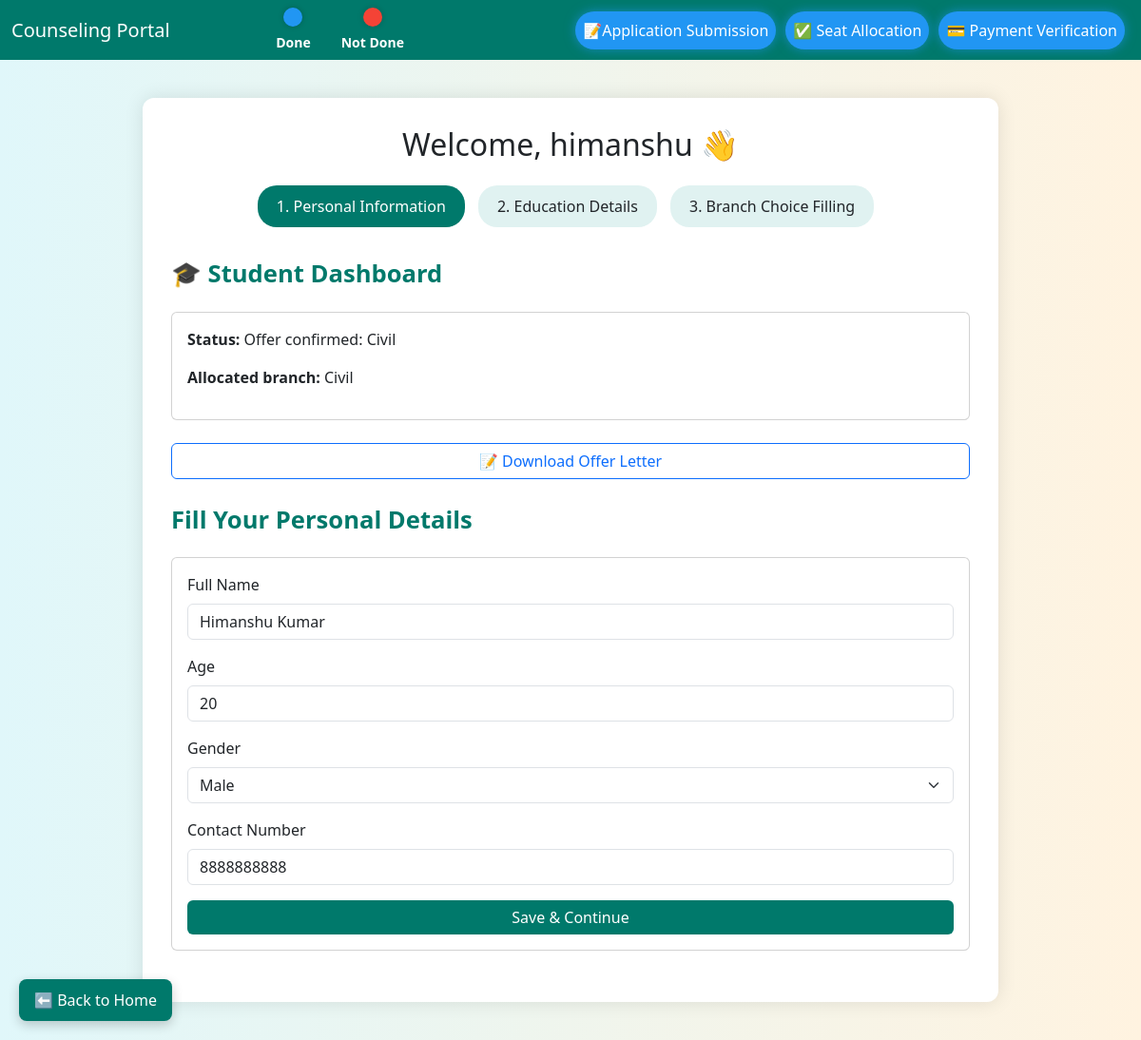
The app's page /student/dashboard/ (signed in) with its own data.
### SCP_PORTAL/models.py (models this page shows, shortened)
class StudentProfile(models.Model):
    user = models.OneToOneField(User, on_delete=models.CASCADE)
    full_name = models.CharField(max_length=100)
    age = models.PositiveIntegerField()
    gender = models.CharField(max_length=10)
    contact = models.CharField(max_length=15)
    school_10      = models.CharField(max_length=255, blank=True)
    tenth_board    = models.CharField(max_length=100, null=True, blank=True)
    year_10 = models.IntegerField(null=True, blank=True)
    maths_10 = models.IntegerField(null=True, blank=True)
    science_10 = models.IntegerField(null=True, blank=True)
    english_10 = models.IntegerField(null=True, blank=True)
    social_10 = models.IntegerField(null=True, blank=True)
    tenth_percentage = models.FloatField(null=True, blank=True)
    school_12       = models.CharField(max_length=255, blank=True)
    twelfth_board   = models.CharField(max_length=100, null=True, blank=True)
    twelfth_stream  = models.CharField(max_length=50, null=True, blank=True)
    year_12 = models.IntegerField(null=True, blank=True)
    physics_12 = models.IntegerField(null=True, blank=True)
    chemistry_12 = models.IntegerField(null=True, blank=True)
    maths_12 = models.IntegerField(null=True, blank=True)
    english_12 = models.IntegerField(null=True, blank=True)
    twelfth_percentage = models.FloatField(null=True, blank=True)
    choice_1 = models.CharField(max_length=100, default="")
    choice_2 = models.CharField(max_length=100, default="")
    choice_3 = models.CharField(max_length=100, default="")
    allocated_branch = models.CharField(max_length=100, null=True, blank=True)
    branch_accepted = models.BooleanField(default=False)
    payment_verified = models.BooleanField(default=False)
    receipt = models.FileField(upload_to='receipts/', null=True, blank=True)  # NEW

### SCP_PORTAL/views.py (the view)
# urls.py: path('student/dashboard/', views.student_dashboard, name='student_dashboard'),
@login_required
def student_dashboard(request):
    if not is_student(request.user):
        messages.error(request, "Only students can access the student dashboard.")
        return redirect('/')
    student = StudentProfile.objects.filter(user=request.user).first()
    submitted = allocated = accepted = payment_verified = False
    status = "Please fill in your personal details to begin"
    can_accept = can_upload_receipt = False
    if student:
        submitted = bool(student.full_name and student.age and student.gender and student.contact)
        allocated = bool(student.allocated_branch)
        accepted = getattr(student, 'branch_accepted', False)
        payment_verified = getattr(student, 'payment_verified', False)
        if not allocated:
            status = "Waiting for allocation"
            can_accept = False
            can_upload_receipt = False
        elif allocated and not accepted:
            status = f"Allocated: {student.allocated_branch}"
            can_accept = True
            can_upload_receipt = False
        elif accepted and not payment_verified:
            status = f"Accepted: {student.allocated_branch} — Payment pending"
            can_accept = False
            can_upload_receipt = True
        else:
            status = f"Offer confirmed: {student.allocated_branch}"
            can_accept = False
            can_upload_receipt = False
    context = {
        'student': student,
        'submitted': submitted,
        'allocated': allocated,
        'accepted': accepted,
        'payment_verified': payment_verified,
        'status': status,
        'can_accept': can_accept,
        'can_upload_receipt': can_upload_receipt,
    }
    return render(request, 'student_dashboard.html', context)

### SCP_PORTAL/views.py (called while the page is built)
def is_student(user):
    try:
        return user.userprofile.role.lower() == 'student'
    except UserProfile.DoesNotExist:
        return False

### templates/student_dashboard.html (shortened to what this page needs)
{% extends 'base_dashboard.html' %}
{% block step1_indicator %}active{% endblock %}
{% block submitted_status %}
  {% if submitted %}active{% else %}inactive{% endif %}
{% endblock %}
{% block accepted_status %}
  {% if accepted %}active{% else %}inactive{% endif %}
{% endblock %}
{% block payment_status %}
  {% if payment_verified %}active{% else %}inactive{% endif %}
{% endblock %}
{% block content %}
  <div class="section-title">🎓 Student Dashboard</div>
  <div class="card mb-4">
    <div class="card-body">
      <p><strong>Status:</strong> {{ status }}</p>
      <p><strong>Allocated branch:</strong> {{ student.allocated_branch|default:"Not allocated yet" }}</p>
    </div>
  </div>
  {% if accepted and payment_verified %}
    <a href="{% url 'download_offer_letter' %}" class="btn btn-outline-primary w-100 mb-4">
      📝 Download Offer Letter
    </a>
  {% endif %}
  <div class="section-title">Fill Your Personal Details</div>
  <form method="POST" action="{% url 'submit_personal_info' %}">
    <div class="card mb-4">
      <div class="card-body">
        <div class="mb-3">
          <label for="full_name" class="form-label">Full Name</label>
          <input type="text" class="form-control" id="full_name" name="full_name"
                 value="{{ student.full_name|default_if_none:'' }}" required>
        </div>
        <div class="mb-3">
          <label for="age" class="form-label">Age</label>
          <input type="number" class="form-control" id="age" name="age"
                 value="{{ student.age|default_if_none:'' }}" required>
        </div>
        <div class="mb-3">
          <label for="gender" class="form-label">Gender</label>
          <select class="form-select" id="gender" name="gender" required>
            <option {% if student.gender == "Male" %}selected{% endif %}>Male</option>
          </select>
        </div>
        <div class="mb-3">
          <label for="contact" class="form-label">Contact Number</label>
          <input type="text" class="form-control" id="contact" name="contact"
                 value="{{ student.contact|default_if_none:'' }}" required>
        </div>
        <button type="submit" class="btn btn-success w-100">Save & Continue</button>
      </div>
    </div>
  </form>
{% endblock %}

### templates/base_dashboard.html (shortened to what this page needs)
<!DOCTYPE html>
<html lang="en">
<head>
  <link href="https://cdn.jsdelivr.net/npm/bootstrap@5.3.2/dist/css/bootstrap.min.css" rel="stylesheet">
</head>
<body>
  <nav class="navbar navbar-expand-lg">
  <div class="container-fluid justify-content-between">
    <a class="navbar-brand" href="#">Counseling Portal</a>
    <div class="d-flex justify-content-center align-items-center mx-auto">
      <div class="text-center mx-3">
        <div class="status-circle done"></div>
        <div class="fw-semibold text-white small">Done</div>
      </div>
      <div class="text-center mx-3">
        <div class="status-circle not-done"></div>
        <div class="fw-semibold text-white small">Not Done</div>
      </div>
    </div>
    <ul class="navbar-nav ms-auto align-items-center">
      <li class="nav-item">
        <span class="nav-link status-step {% block submitted_status %}inactive{% endblock %}" data-bs-toggle="tooltip" title="Form submitted by student">
          📝Application Submission
        </span>
      </li>
      <li class="nav-item">
        <span class="nav-link status-step {% block accepted_status %}inactive{% endblock %}" data-bs-toggle="tooltip" title="Waiting for admin approval">
          ✅ Seat Allocation
        </span>
      </li>
      <li class="nav-item">
        <span class="nav-link status-step {% block payment_status %}inactive{% endblock %}" data-bs-toggle="tooltip" title="Payment not yet verified">
          💳 Payment Verification
        </span>
      </li>
    </ul>
  </div>
</nav>
  <div class="dashboard-container fade-in">
    <h2 class="text-center mb-4">Welcome, {{ request.user.username }} 👋</h2>
    <div class="step-indicator text-center">
      <span class="step {% block step1_indicator %}{% endblock %}">1. Personal Information</span>
      <span class="step {% block step2_indicator %}{% endblock %}">2. Education Details</span>
      <span class="step {% block step3_indicator %}{% endblock %}">3. Branch Choice Filling</span>
    </div>
    {% block content %}{% endblock %}
  </div>
<a href="/" class="back-home-btn">
  ⬅️ Back to Home
</a>
</body>
</html>

### templates/base_dashboard.html (style rules this page uses)
body { background: linear-gradient(to right, #e0f7fa, #fff3e0); font-family: 'Segoe UI', sans-serif; position: relative; overflow-x: hidden; }
body::before { content: ""; position: absolute; top: 0; left: 0; width: 100%; height: 100%; background: url('https://i.imgur.com/4ZQZ4Zy.png') no-repeat bottom right; background-size: 250px; opacity: 0.08; pointer-events: none; }
.navbar { background-color: #00796b; }
.navbar-brand, .nav-link { color: white !important; }
.dashboard-container { max-width: 900px; margin: 40px auto; background: white; padding: 30px; border-radius: 12px; box-shadow: 0 0 20px rgba(0,0,0,0.1); position: relative; z-index: 1; }
.section-title { font-size: 1.6rem; font-weight: bold; margin-bottom: 20px; color: #00796b; }
.step-indicator { margin-bottom: 30px; }
.step-indicator .step { display: inline-block; padding: 10px 20px; border-radius: 20px; background-color: #e0f2f1; margin-right: 10px; font-weight: 500; transition: background-color 0.3s ease; }
.step.active { background-color: #00796b; color: white; }
.btn-success { background-color: #00796b; border: none; transition: background-color 0.3s ease; }
.fade-in { animation: fadeIn 0.6s ease-in-out; }
.status-step { border-radius: 20px; padding: 8px 16px; margin: 0 5px; font-weight: 500; transition: all 0.3s ease; display: inline-block; color: white !important; }
.status-step.active { background-color: #2196f3; box-shadow: 0 0 12px rgba(33, 150, 243, 0.6); opacity: 1 !important; }
.status-circle { width: 20px; height: 20px; border-radius: 50%; display: inline-block; box-shadow: 0 0 6px rgba(0,0,0,0.2); }
.status-circle.done { background-color: #2196f3; }
.status-circle.not-done { background-color: #f44336; }
.back-home-btn { position: fixed; bottom: 20px; left: 20px; background-color: #00796b; color: white; padding: 10px 16px; border-radius: 8px; text-decoration: none; font-weight: 500; box-shadow: 0 4px 12px rgba(0,0,0,0.2); transition: background-color 0.3s ease; z-index: 1000; }

### records on screen
StudentProfile: allocated_branch "Civil", full_name "Himanshu Kumar", age "20", gender "Male", contact "8888888888"

### other values on screen
{{ request.user.username }} "himanshu"
{{ status }} "Offer confirmed: Civil"
